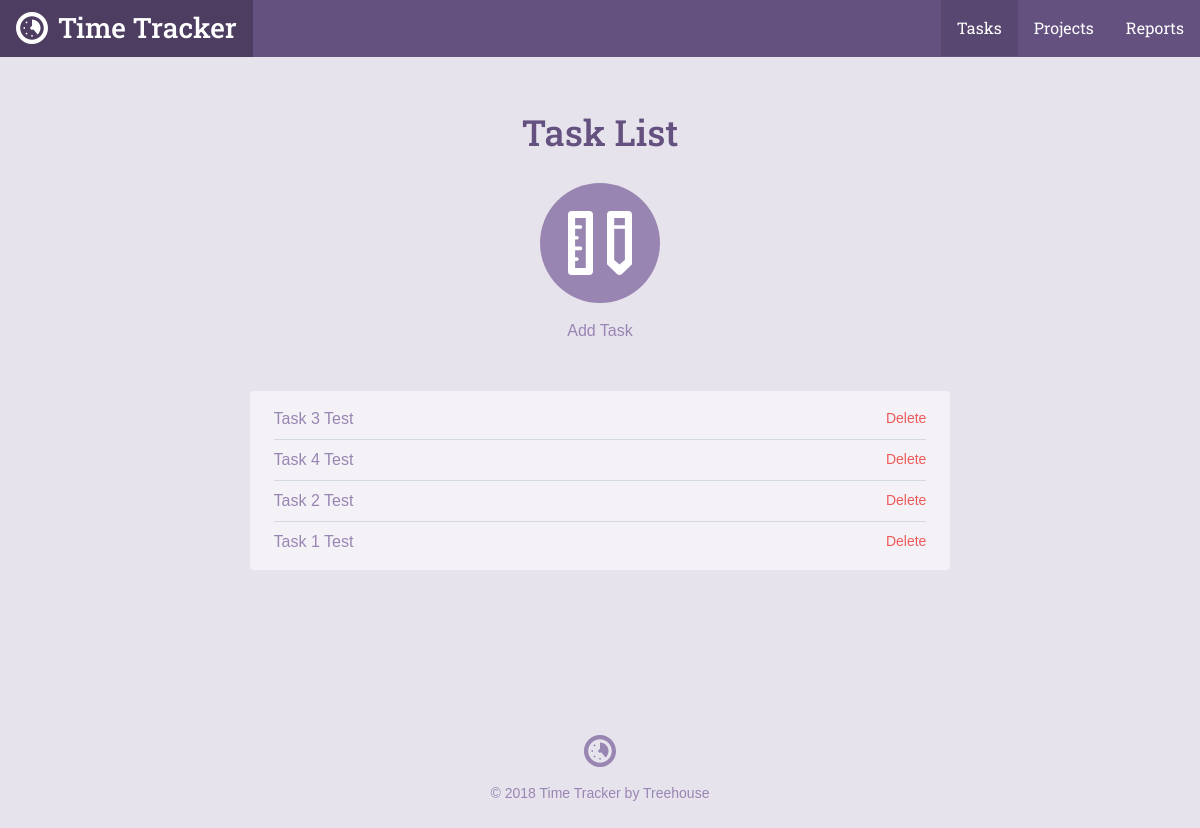
The page /task_list.php on the database as committed earlier.
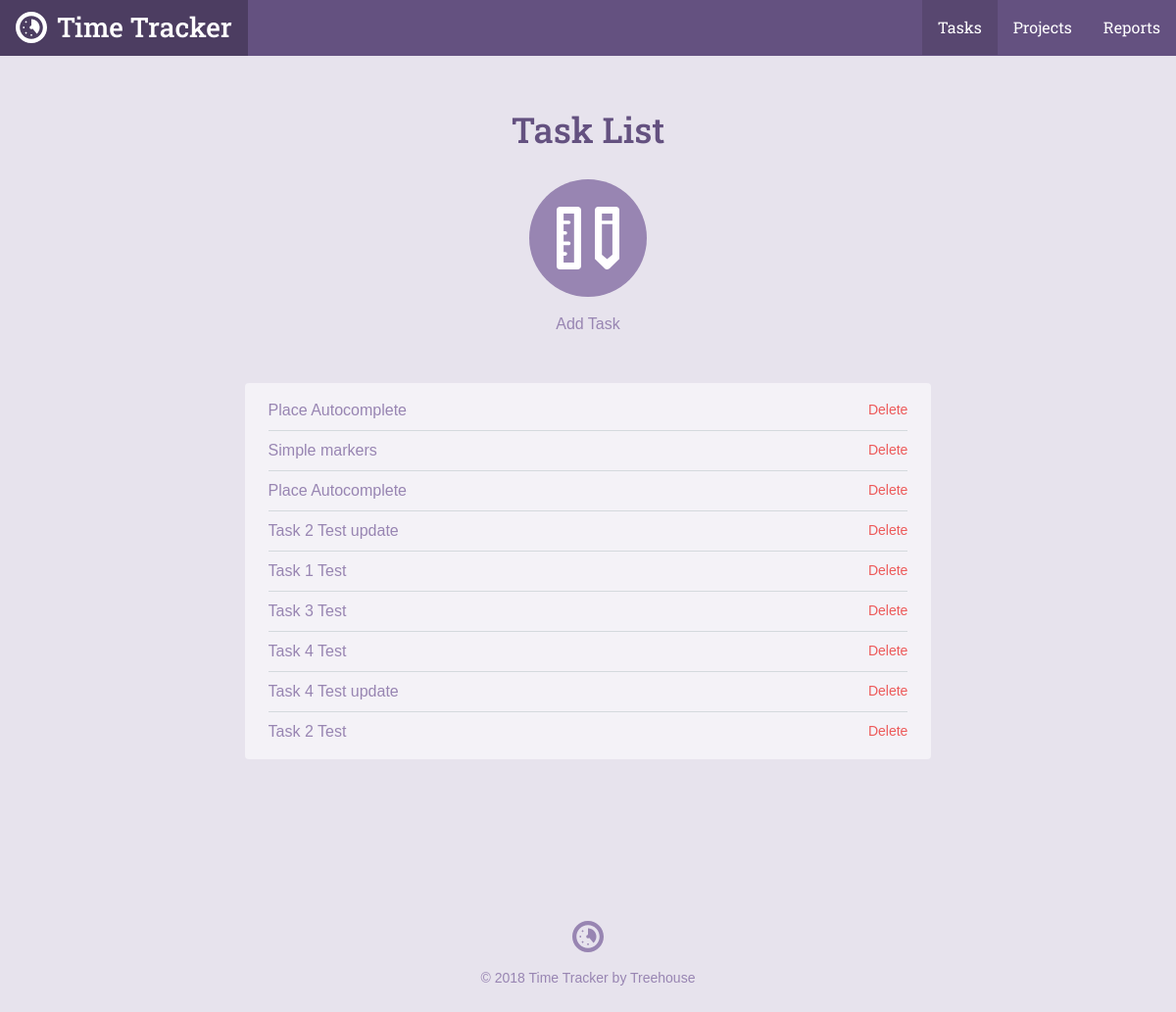
The same page on the database as committed later.
### tables this page shows
CREATE TABLE `tasks` (
	`task_id`	INTEGER PRIMARY KEY AUTOINCREMENT,
	`project_id`	INTEGER,
	`title`	TEXT,
	`date`	INTEGER NOT NULL,
	`time`	TEXT NOT NULL
);

### inc/functions.php (called while the page is built, shortened)
<?php
function getTaskList($filter = null)
{
    include "connection.php";
    $query = "SELECT tasks.*, projects.title AS project FROM tasks"
        ." JOIN projects ON tasks.project_id = projects.project_id";
    $where = '';
    $orderBy = ' ORDER BY date DESC';
    try {
        $results = $db->prepare($query . $where . $orderBy);
        $results->execute();
    } catch (Exception $e) {
        echo "Error: ".$e->getMessage()."<br/>";
        return [];
    }
    return $results->fetchAll(PDO::FETCH_ASSOC);
}

### task_list.php (the view, shortened to what this page needs)
<?php
require 'inc/functions.php';
include 'inc/header.php';
?>
<div class="section catalog random">
    <div class="col-container page-container">
        <div class="col col-70-md col-60-lg col-center">
            <h1 class="actions-header">Task List</h1>
            <div class="actions-item">
                <a class="actions-link" href="task.php">
                    <span class="actions-icon">
                        <svg viewbox="0 0 64 64"><use xlink:href="#task_icon"></use></svg>
                    </span>
                Add Task</a>
            </div>
            <div class="form-container">
              <ul class="items">
                <?php
                foreach (getTaskList() as $item) {
                    echo "<li><a href='task.php?id=".$item['task_id']."'>". $item['title'] ."</a>";
                    echo "<form method='post' action='task_list.php' onsubmit=\"return confirm('Are you sure you want to delete this task');\">";
                    echo "<input type='submit' class='button--delete' value='Delete'>";
                    echo "</form>";
                    echo "</li>";
                }
                ?>
              </ul>
            </div>
        </div>
    </div>
</div>
<?php include("inc/footer.php"); ?>

Rows that differ between the two databases and show on the page:
added tasks: title "Place Autocomplete"
added tasks: title "Simple markers"
added tasks: title "Place Autocomplete"
added tasks: title "Task 2 Test update"
changed tasks "Task 1 Test": moves up the list
added tasks: title "Task 4 Test update"
